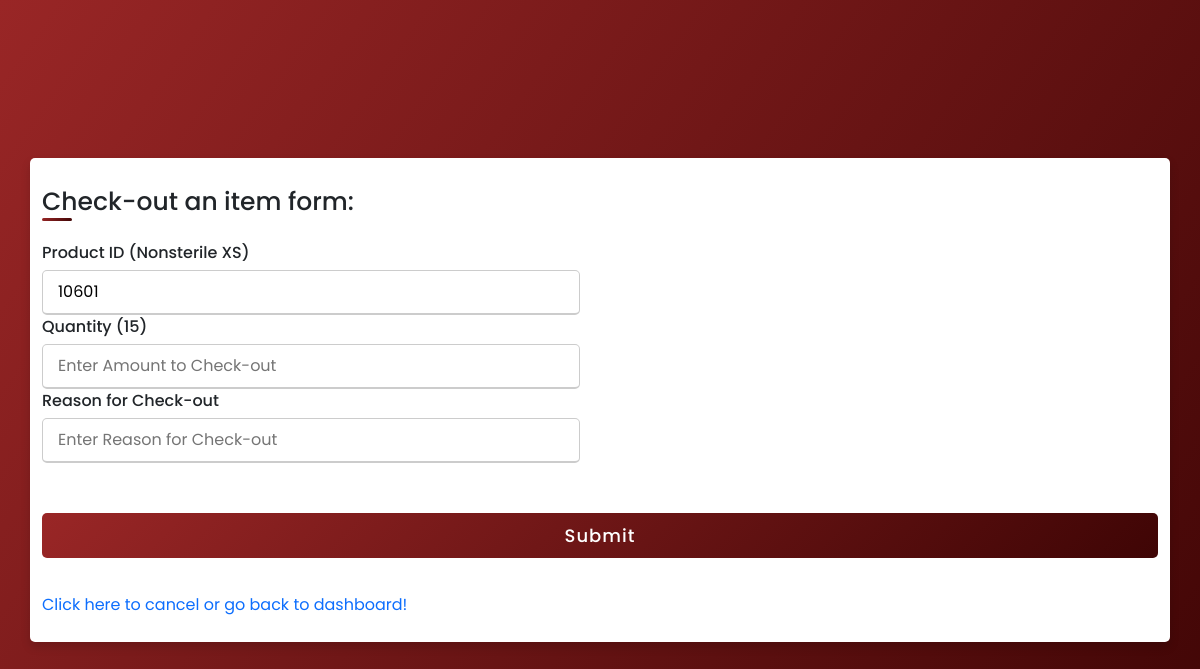
The page /user/Inventory/Check_Out_Check/2 (signed in) on the database its author committed.
### website/models.py (models this page shows)
class Inventory(db.Model):
    id = db.Column(db.Integer, primary_key=True)
    product_id = db.Column(db.String(5), unique=True)
    product_name = db.Column(db.String(26))
    date_added = db.Column(db.DateTime(timezone=True), default=func.now())
    desc=db.Column(db.String(200))
    i_loc=db.Column(db.String(200))
    quantity= db.Column(db.Integer)
    group= db.Column(db.String(26))
    subgroup=db.Column(db.String(26))
    dispose=db.Column(db.Boolean)
    tracklow=db.Column(db.Boolean)
    lownum=db.Column(db.Integer)
    Creator = db.Column(db.Integer, db.ForeignKey('user.id', ondelete="CASCADE"),nullable=False) ##foreign key relationship //id of who added it.

### website/views.py (the view)
@views.route("/user/Inventory/Check_Out_Check/<id>")
@login_required
def check_out_check(id):
    if session.get("id",None) is not None:
        product = Inventory.query.filter_by(id = id).first()
        return render_template("Check-out.html",user=current_user, data = product)
    else:
        flash("You do not have access to this page!", category="error")
        return redirect(url_for('views.home'))

### website/templates/Check-out.html (shortened to what this page needs)
<!DOCTYPE html>
<html lang="en" dir="ltr">
  <head>
    <link rel= "stylesheet" type= "text/css" href= "{{ url_for('static',filename='styles1.css') }}">
    <link href="https://cdn.jsdelivr.net/npm/bootstrap@5.1.3/dist/css/bootstrap.min.css" rel="stylesheet">
   </head>
<body>
  {% if session['id'] and user.is_authenticated%}
  <div class="container">
    <div class="title">Check-out an item form:</div>
    <div class="content">
      <form action="/user/Inventory/Check_out" method="POST">
         <div class="user-details">
          {% if data %}
          <div class="input-box">
            <span class="details">Product ID ({{data.product_name}})</span>
            <input type="text" id="product_id" name ="product_id" placeholder={{data.product_id}} value={{data.product_id}} required readonly>
            <span class="details">Quantity ({{data.quantity}})</span>
            <input type="number"  id="quantity" name ="quantity" placeholder="Enter Amount to Check-out" required min="1" max={{data.quantity}}>
            <span class="details">Reason for Check-out</span>
            <input type="text" id="reason" name ="reason" placeholder="Enter Reason for Check-out" required>
          </div>
          {% endif %}
        </div>
        <div class="button">
          <input type="submit" name="submit_button" value="Submit">
        </div>
        <div>
            <a style="text-decoration:none" style="align-items:center" href="{{url_for('views.user')}}">Click here to cancel or go back to dashboard!</a>
        </div>
      </form>
    </div>
  </div>
</body>
{% endif %}
</html>

### website/static/styles1.css (style rules this page uses)
* { margin: 0; padding: 0; box-sizing: border-box; font-family: 'Poppins',sans-serif; }
body { height: 100vh; display: flex; justify-content: center; align-items: center; padding: 10px; background: linear-gradient(125deg, #992626, #3f0505); }
.container { max-width: 700px; width: 100%; background-color: #fff; padding: 25px 30px; border-radius: 5px; box-shadow: 0 5px 10px rgba(0,0,0,0.15); }
.container .title { font-size: 25px; font-weight: 500; position: relative; }
.container .title::before { content: ""; position: absolute; left: 0; bottom: 0; height: 3px; width: 30px; border-radius: 5px; background: linear-gradient(135deg, #992626, #3f0505); }
.content form .user-details { display: flex; flex-wrap: wrap; justify-content: space-between; margin: 20px 0 12px 0; }
form .user-details .input-box { margin-bottom: 15px; width: calc(100% / 2 - 20px); }
form .input-box span.details { display: block; font-weight: 500; margin-bottom: 5px; }
.user-details .input-box input { height: 45px; width: 100%; outline: none; font-size: 16px; border-radius: 5px; padding-left: 15px; border: 1px solid #ccc; border-bottom-width: 2px; transition: all 0.3s ease; }
form .button { height: 45px; margin: 35px 0 }
form .button input { height: 100%; width: 100%; border-radius: 5px; border: none; color: #fff; font-size: 18px; font-weight: 500; letter-spacing: 1px; cursor: pointer; transition: all 0.3s ease; background: linear-gradient(135deg, #992626, #3f0505); }

### rows shown on the page
Inventory: product_name "Nonsterile XS", product_id "10601", quantity "15"
